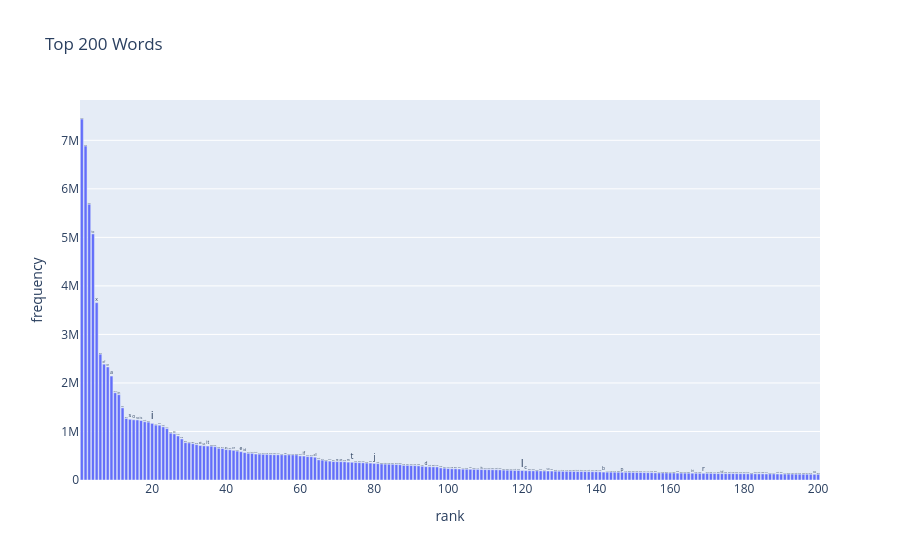

Notebook code cell kept with this figure:
### Markdown cell above
4. **[20 + 20 + 20 + 20 marks]** ***Visualization***:
    - Plot the histogram of frequency vs top-200 words.
    - Plot the histogram of frequency vs top-200 email
    - Plot the histogram of frequency vs top-200 phone-number.
    - Plot the histogram of frequency vs top-200 URLs.
    
    - What are your key observations?

### Code cell
# histogram of frequency vs top 200 words
generate_histogram(top_200_words, "Top 200 Words")

### Figure 1 — Plotly figure (JSON) as saved in the notebook; plotly's stock layout.template omitted (floating-point values rounded to 4 significant figures; data arrays with more than 128 entries replaced by an {"elided": "..."} marker saying what was removed)
{"data": [{"hoverinfo": "text+y", "text": {"elided": "200 str values"}, "type": "bar", "x": {"elided": "200 int values"}, "y": {"elided": "200 int values"}}], "layout": {"title": {"text": "Top 200 Words"}, "xaxis": {"dtick": 20, "tick0": 0, "tickmode": "linear", "title": {"text": "rank"}}, "yaxis": {"title": {"text": "frequency"}}}}
